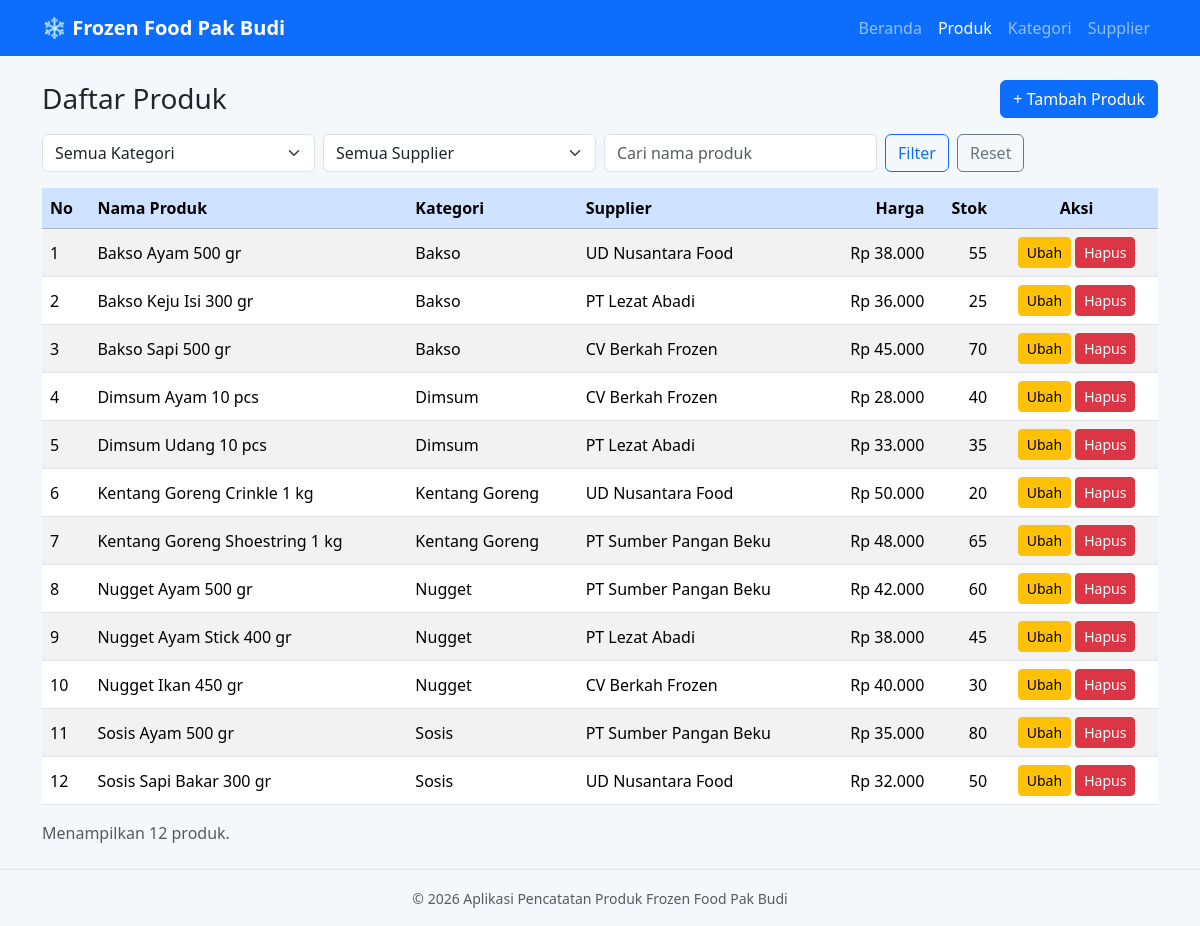
/produk.php, run on the app's committed database.
### tables this page shows
CREATE TABLE produk (
    id_produk   INT UNSIGNED NOT NULL AUTO_INCREMENT,
    nama_produk VARCHAR(150) NOT NULL,
    id_kategori INT UNSIGNED NOT NULL,
    id_supplier INT UNSIGNED NOT NULL,
    harga       INT UNSIGNED NOT NULL,
    stok        INT UNSIGNED NOT NULL,
    PRIMARY KEY (id_produk),
    KEY idx_produk_kategori (id_kategori),
    KEY idx_produk_supplier (id_supplier),
    CONSTRAINT fk_produk_kategori FOREIGN KEY (id_kategori)
        REFERENCES kategori (id_kategori)
        ON UPDATE CASCADE ON DELETE RESTRICT,
    CONSTRAINT fk_produk_supplier FOREIGN KEY (id_supplier)
        REFERENCES supplier (id_supplier)
        ON UPDATE CASCADE ON DELETE RESTRICT
);

CREATE TABLE kategori (
    id_kategori   INT UNSIGNED NOT NULL AUTO_INCREMENT,
    nama_kategori VARCHAR(100) NOT NULL,
    PRIMARY KEY (id_kategori),
    UNIQUE KEY uq_nama_kategori (nama_kategori)
);

CREATE TABLE supplier (
    id_supplier   INT UNSIGNED NOT NULL AUTO_INCREMENT,
    nama_supplier VARCHAR(100) NOT NULL,
    telepon       VARCHAR(20)  NOT NULL,
    alamat        VARCHAR(255) NOT NULL,
    PRIMARY KEY (id_supplier),
    UNIQUE KEY uq_nama_supplier (nama_supplier)
);

### includes/functions.php (called while the page is built, shortened)
<?php
function e($teks)
{
    return htmlspecialchars((string) $teks, ENT_QUOTES, 'UTF-8');
}
function rupiah($angka)
{
    return 'Rp ' . number_format((float) $angka, 0, ',', '.');
}

### produk.php (the view, shortened to what this page needs)
<?php
require_once __DIR__ . '/includes/header.php';
$cari = trim($_GET['cari'] ?? '');
$sql = 'SELECT p.id_produk, p.nama_produk, p.harga, p.stok, k.nama_kategori, s.nama_supplier
        FROM produk p
        JOIN kategori k ON k.id_kategori = p.id_kategori
        JOIN supplier s ON s.id_supplier = p.id_supplier
        WHERE 1 = 1';
$params = [];
$sql .= ' ORDER BY p.nama_produk';
$stmt = $pdo->prepare($sql);
$stmt->execute($params);
$daftar_produk = $stmt->fetchAll();
?>
<div class="d-flex justify-content-between align-items-center mb-3">
    <h1 class="h3 mb-0">Daftar Produk</h1>
    <a href="produk_form.php" class="btn btn-primary">+ Tambah Produk</a>
</div>
<form method="get" class="row g-2 mb-3">
    <div class="col-md-3">
        <select name="kategori" class="form-select">
            <option value="0">Semua Kategori</option>
        </select>
    </div>
    <div class="col-md-3">
        <select name="supplier" class="form-select">
            <option value="0">Semua Supplier</option>
        </select>
    </div>
    <div class="col-md-3">
        <input type="text" name="cari" class="form-control" placeholder="Cari nama produk" value="<?= e($cari) ?>">
    </div>
    <div class="col-md-3 d-flex gap-2">
        <button type="submit" class="btn btn-outline-primary">Filter</button>
        <a href="produk.php" class="btn btn-outline-secondary">Reset</a>
    </div>
</form>
<div class="table-responsive">
    <table class="table table-striped table-hover align-middle bg-white">
        <thead class="table-primary">
            <tr>
                <th>No</th>
                <th>Nama Produk</th>
                <th>Kategori</th>
                <th>Supplier</th>
                <th class="text-end">Harga</th>
                <th class="text-end">Stok</th>
                <th class="text-center">Aksi</th>
            </tr>
        </thead>
        <tbody>
        <?php foreach ($daftar_produk as $no => $p): ?>
            <tr>
                <td><?= $no + 1 ?></td>
                <td><?= e($p['nama_produk']) ?></td>
                <td><?= e($p['nama_kategori']) ?></td>
                <td><?= e($p['nama_supplier']) ?></td>
                <td class="text-end"><?= e(rupiah($p['harga'])) ?></td>
                <td class="text-end"><?= (int) $p['stok'] ?></td>
                <td class="text-center text-nowrap">
                    <a href="produk_form.php?id=<?= (int) $p['id_produk'] ?>" class="btn btn-sm btn-warning">Ubah</a>
                    <form method="post" action="produk_hapus.php" class="d-inline form-hapus"
                          data-pesan="Yakin ingin menghapus produk &quot;<?= e($p['nama_produk']) ?>&quot;?">
                        <button type="submit" class="btn btn-sm btn-danger">Hapus</button>
                    </form>
                </td>
            </tr>
        <?php endforeach; ?>
        </tbody>
    </table>
</div>
<p class="text-muted">Menampilkan <?= count($daftar_produk) ?> produk.</p>
<?php require_once __DIR__ . '/includes/footer.php'; ?>

### assets/style.css (style rules this page uses)
body { background-color: #f4f8fb; }
.table thead th { white-space: nowrap; }

### data on the page
produk: nama_produk "Bakso Ayam 500 gr", id_kategori.nama_kategori "Bakso", id_supplier.nama_supplier "UD Nusantara Food", harga "Rp 38.000", stok "55"
produk: nama_produk "Bakso Keju Isi 300 gr", id_kategori.nama_kategori "Bakso", id_supplier.nama_supplier "PT Lezat Abadi", harga "Rp 36.000", stok "25"
produk: nama_produk "Bakso Sapi 500 gr", id_kategori.nama_kategori "Bakso", id_supplier.nama_supplier "CV Berkah Frozen", harga "Rp 45.000", stok "70"
produk: nama_produk "Dimsum Ayam 10 pcs", id_kategori.nama_kategori "Dimsum", id_supplier.nama_supplier "CV Berkah Frozen", harga "Rp 28.000", stok "40"
produk: nama_produk "Dimsum Udang 10 pcs", id_kategori.nama_kategori "Dimsum", id_supplier.nama_supplier "PT Lezat Abadi", harga "Rp 33.000", stok "35"
produk: nama_produk "Kentang Goreng Crinkle 1 kg", id_kategori.nama_kategori "Kentang Goreng", id_supplier.nama_supplier "UD Nusantara Food", harga "Rp 50.000", stok "20"
produk: nama_produk "Kentang Goreng Shoestring 1 kg", id_kategori.nama_kategori "Kentang Goreng", id_supplier.nama_supplier "PT Sumber Pangan Beku", harga "Rp 48.000", stok "65"
produk: nama_produk "Nugget Ayam 500 gr", id_kategori.nama_kategori "Nugget", id_supplier.nama_supplier "PT Sumber Pangan Beku", harga "Rp 42.000", stok "60"
produk: nama_produk "Nugget Ayam Stick 400 gr", id_kategori.nama_kategori "Nugget", id_supplier.nama_supplier "PT Lezat Abadi", harga "Rp 38.000", stok "45"
produk: nama_produk "Nugget Ikan 450 gr", id_kategori.nama_kategori "Nugget", id_supplier.nama_supplier "CV Berkah Frozen", harga "Rp 40.000", stok "30"
produk: nama_produk "Sosis Ayam 500 gr", id_kategori.nama_kategori "Sosis", id_supplier.nama_supplier "PT Sumber Pangan Beku", harga "Rp 35.000", stok "80"
produk: nama_produk "Sosis Sapi Bakar 300 gr", id_kategori.nama_kategori "Sosis", id_supplier.nama_supplier "UD Nusantara Food", harga "Rp 32.000", stok "50"

### other printed values
count($daftar_produk) "12"
